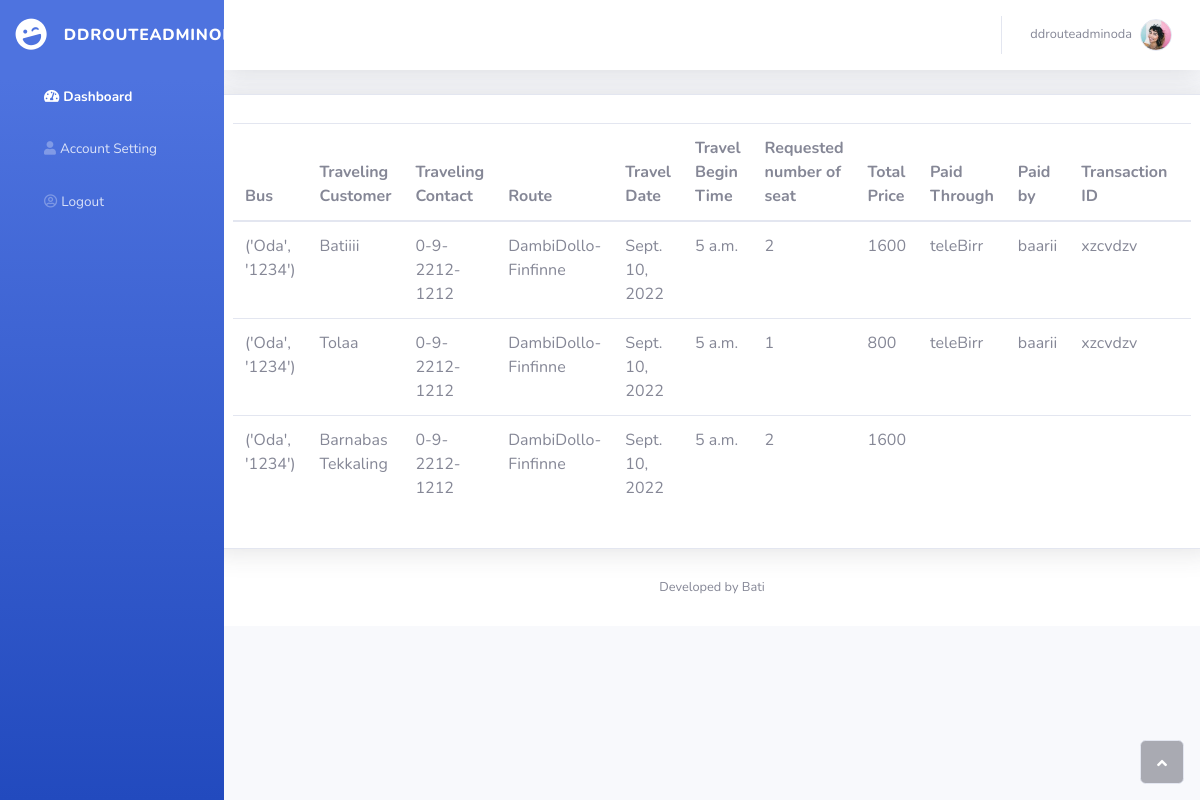
Screenshot of /booker/booking-request/1/ (signed in) with the database file from the repository.
### Customer/models.py (models this page shows, shortened)
class Booking(models.Model):
    user=models.ForeignKey(User, on_delete=models.CASCADE, null=True)
    route=models.ForeignKey(Route, on_delete=models.SET_NULL, null=True)
    sub_route=models.ForeignKey(SubRoute, on_delete=models.SET_NULL, null=True)
    bus=models.CharField(max_length=255, null=True)
    start=models.CharField(max_length=255, null=True)
    destination=models.CharField(max_length=255, null=True)
    travel_date=models.DateField(null=True)
    travel_begin_time=models.TimeField(null=True)
    travaler_name=models.CharField(max_length=255, null=True)
    traveler_contact=models.CharField(max_length=13, null=True)
    seat_quantity=models.CharField(max_length=2,  null=True)
    updated=models.DateTimeField(auto_now=True, null=True)
    created=models.DateTimeField(auto_now_add=True, null=True)

### Bus_admin/models.py (models this page shows, shortened)
class Route(models.Model):
    route_admin=models.ForeignKey(User, on_delete=models.CASCADE, null=True)
    name=models.CharField(max_length=255, null=True)
    start=models.CharField(max_length=255, null=True)
    destination=models.CharField(max_length=255, null=True)
    via_cities=models.CharField(max_length=255, null=True)
    travel_date=models.DateField(null=True)
    travel_begin_time=models.TimeField(null=True)
    travel_distance=models.IntegerField(null=True)
    travel_aproximate_time=models.CharField(max_length=255, null=True)
    single_seat_price=models.IntegerField(null=True)
    travel_facilities=models.CharField(max_length=255, null=True)
    updated=models.DateTimeField(auto_now=True, null=True)
    created=models.DateTimeField(auto_now_add=True, null=True)

### Booker/models.py (models this page shows, shortened)
class FinishPayment(models.Model):
    booking=models.OneToOneField(Booking, on_delete=models.CASCADE, primary_key=True, related_name="finishpymnt_booking")
    payment_method=models.ForeignKey(PaymentInformation, on_delete=models.CASCADE, null=True)
    paid_by=models.CharField(max_length=255, null=True)
    transaction_id=models.CharField(max_length=255, null=True, blank=True)
    screenshot= models.ImageField(null=True)
    updated=models.DateTimeField(auto_now=True, null=True)
    created=models.DateTimeField(auto_now_add=True, null=True)

class PaymentInformation(models.Model):
    route = models.ForeignKey(Route, on_delete=models.CASCADE)
    payment_method = models.ForeignKey(PaymentMethod, on_delete=models.CASCADE, blank=False, null=True)
    account_holder = models.CharField(max_length=55)
    account_number = models.IntegerField()
    phone_number = models.IntegerField()
    updated = models.DateTimeField(auto_now=True, null=True)
    created = models.DateTimeField(auto_now_add=True, null=True)

### System_admin/models.py (models this page shows, shortened)
class PaymentMethod(models.Model):
    name = models.CharField(max_length=55)
    type = models.CharField(max_length=55)
    logo = models.ImageField(max_length=55, null=True)
    description = models.TextField()
    code = models.IntegerField()
    contact = models.IntegerField()
    updated = models.DateTimeField(auto_now=True, null=True)
    created = models.DateTimeField(auto_now_add=True, null=True)

### Customer/decorators.py (the view)
        def wrapper_func(request, *args, **kwargs):
            group=None
            if request.user.groups.exists():
                group=request.user.groups.all()[0].name
            if group in allowed_roles:
                return view_func(request, *args, **kwargs)
            else:
                return HttpResponse('You are not allowed')

### Booker/views.py (called while the page is built)
@login_required(login_url='login')
@allowed_users(allowed_roles=['booker'])
def bookingRequest(request, pk):
    sub_route=get_object_or_404(SubRoute, id=pk)
    bookings=sub_route.booking_set.filter().order_by('-created')
    finish_payment=FinishPayment.objects.filter()
    context={'sub_route':sub_route, 'bookings':bookings, 'finish_payment':finish_payment}
    if request.user != sub_route.sub_route_admin:
           return HttpResponse("You are not allowed here!")
    return render(request, 'Booker/booking_request.html', context)

### Booker/templates/Booker/booking_request.html (shortened to what this page needs)
{% extends 'booker/bookermain.html'%} {% block content%}
<div class="row mt-3">
    <div class="card shadow col-md-21">
        <div class="card-body">
            <div class="table-responsive table mt-2" id="dataTable" role="grid" aria-describedby="dataTable_info">
                <table class="table dataTable my-0" id="dataTable">
                    <thead>
                        <tr>
                            <th>Bus</th>
                            <th>Traveling Customer</th>
                            <th>Traveling Contact</th>
                            <th>Route</th>
                            <th>Travel Date</th>
                            <th>Travel Begin Time</th>
                            <th>Requested number of seat</th>
                            <th>Total Price</th>
                            <th>Paid Through</th>
                            <th>Paid by</th>
                            <th>Transaction ID</th>
                            <th>Screenshot</th>
                        </tr>
                    </thead>
                    <tbody>
                        {% for booking in bookings%} {%if booking.sub_route == sub_route %}
                        <tr>
                            <td>{{booking.bus}}</td>
                            <td>{{booking.travaler_name}}</td>
                            <td>{{booking.traveler_contact}}</td>
                            <td>{{booking.route.name}}</td>
                            <td>{{booking.travel_date}}</td>
                            <td>{{booking.travel_begin_time}}</td>
                            <td>{{booking.seat_quantity}}</td>
                            <td>{% widthratio booking.seat_quantity 1 booking.route.single_seat_price %}</td>
                            <td> {{booking.finishpymnt_booking.payment_method.payment_method.name}}</td>
                            <td> {{booking.finishpymnt_booking.paid_by}}</td>
                            <td> {{booking.finishpymnt_booking.transaction_id}}</td>
                            <td>
                            </td>
                        </tr>
                        {%endif%}{%endfor%}
                    </tbody>
                </table>
            </div>
        </div>
    </div>
</div>
{%endblock content%}

### templates/booker/bookernavbar.html (shortened to what this page needs)
<div id="wrapper">
    <nav class="navbar navbar-dark align-items-start sidebar sidebar-dark accordion bg-gradient-primary p-0">
        <div class="container-fluid d-flex flex-column p-0">
            <a class="navbar-brand d-flex justify-content-center align-items-center sidebar-brand m-0" href="{% url 'Booker:home' request.user.id %}">
                <div class="sidebar-brand-icon rotate-n-15"><i class="fas fa-laugh-wink"></i></div>
                <div class="sidebar-brand-text mx-3"> <span>{{request.user.username}}</span> </div>
            </a>
            <ul class="nav navbar-nav text-light" id="accordionSidebar">
                <li class="nav-item" role="presentation"><a class="nav-link active" href="{% url 'Booker:home' request.user.id %}"><i
                            class="fas fa-tachometer-alt"></i><span>Dashboard</span></a></li>
                <li class="nav-item" role="presentation"><a class="nav-link" href="./profile.html"><i
                            class="fas fa-user"></i><span>Account Setting</span></a></li>
                <li class="nav-item" role="presentation"><a class="nav-link" href="{%url 'logout' %}"><i
                            class="far fa-user-circle"></i><span>Logout</span></a></li>
            </ul>
        </div>
    </nav>
    <div class="d-flex flex-column" id="content-wrapper">
        <div id="content">
            <nav class="navbar navbar-light navbar-expand bg-white shadow mb-4 topbar static-top">
                <div class="container-fluid"><button class="btn btn-link d-md-none rounded-circle mr-3" id="sidebarToggleTop" type="button"></button>
                    <ul class="nav navbar-nav flex-nowrap ml-auto">
                        <li class="nav-item dropdown no-arrow" role="presentation">
                            <div class="nav-item dropdown no-arrow"><a class="dropdown-toggle nav-link" data-toggle="dropdown" aria-expanded="false" href="#"><span
                                        class="d-none d-lg-inline mr-2 text-gray-600 small">{{request.user.username}}</span><img
                                        class="border rounded-circle img-profile"
                                        src="/assets/img/avatars/avatar1.jpeg"></a>
                            </div>
                        </li>
                    </ul>
                </div>
            </nav>

### rows the page displays
Booking: bus "('Oda', '1234')", travaler_name "Batiiii", traveler_contact "0-9-2212-1212", route.name "DambiDollo-Finfinne", travel_date "Sept. 10, 2022", travel_begin_time "5 a.m.", seat_quantity "2", seat_quantity+route "1600", finishpymnt_booking.payment_method.payment_method.name "teleBirr", finishpymnt_booking.paid_by "baarii", finishpymnt_booking.transaction_id "xzcvdzv"
Booking: bus "('Oda', '1234')", travaler_name "Tolaa", traveler_contact "0-9-2212-1212", route.name "DambiDollo-Finfinne", travel_date "Sept. 10, 2022", travel_begin_time "5 a.m.", seat_quantity "1", seat_quantity+route "800", finishpymnt_booking.payment_method.payment_method.name "teleBirr", finishpymnt_booking.paid_by "baarii", finishpymnt_booking.transaction_id "xzcvdzv"
Booking: bus "('Oda', '1234')", travaler_name "Barnabas Tekkaling", traveler_contact "0-9-2212-1212", route.name "DambiDollo-Finfinne", travel_date "Sept. 10, 2022", travel_begin_time "5 a.m.", seat_quantity "2", seat_quantity+route "1600"

### other values shown
{{ request.user.username }} "DDROUTEADMINODA"
{{ request.user.username }} "ddrouteadminoda"
